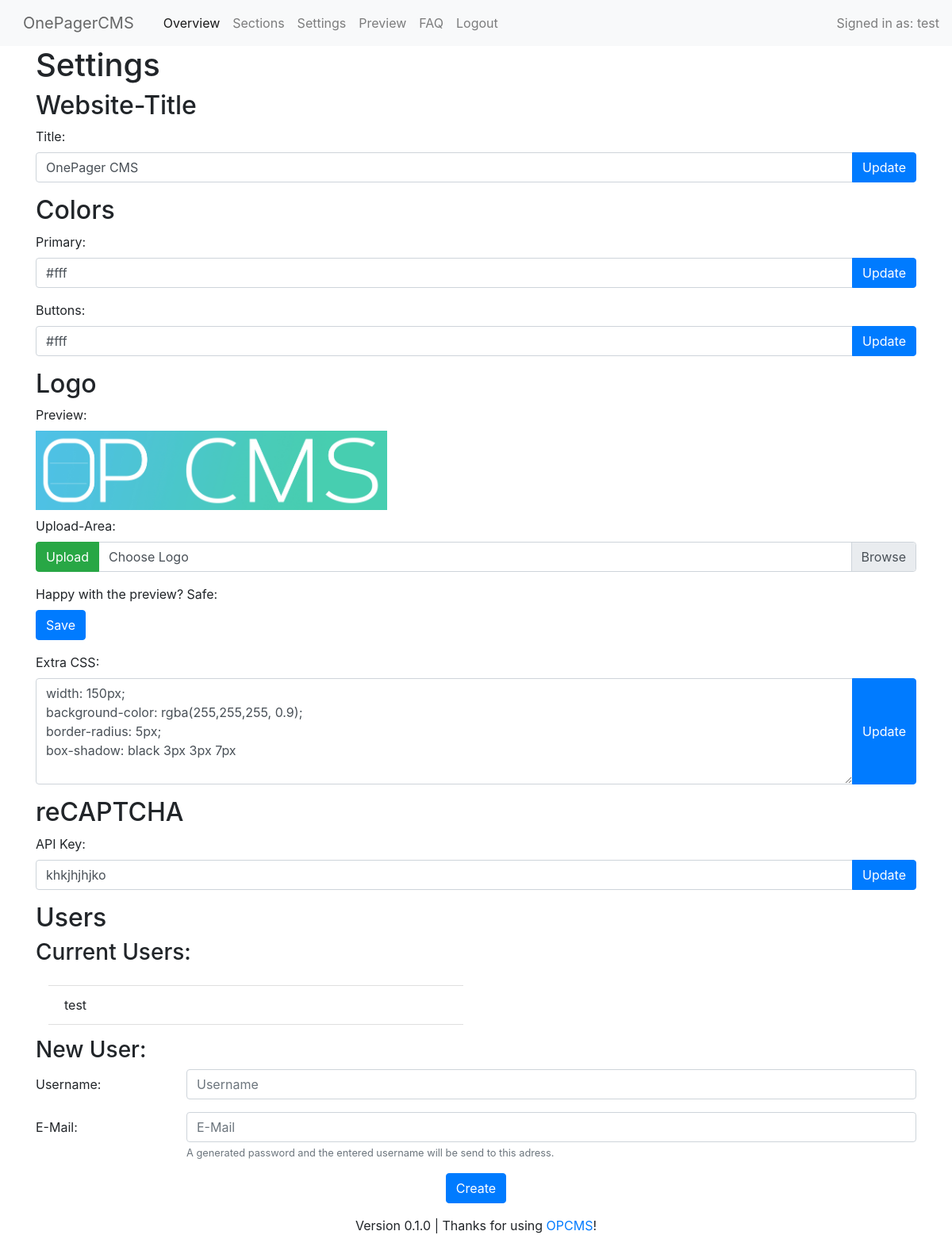
The page /core/settings.php (signed in) on the database its author committed.
### tables this page shows
CREATE TABLE settings
(
    id int PRIMARY KEY,
    setting VARCHAR(255),
    value TEXT
);

CREATE TABLE users
(
    uid int PRIMARY KEY,
    username varchar(255),
    password varchar(255)
, email VARCHAR(50) NULL);

### database/connect.php (called while the page is built, shortened)
<?php
$datenbank = "../database/SQLiteDatabase.db";
?>

### database/SQLSettingActions.php (called while the page is built, shortened)
<?php
class SQLSettingActions
{
    public function getSettingValue($setting)
    {
        include '../database/connect.php';
        try {
            $select = $db->prepare("SELECT value FROM settings WHERE setting = :setting;");
            $select->bindValue(':setting', $setting);
            $select->execute();
            $value = $select->fetch();
            return $value[0];
        } catch (Exception $exception) {
            echo 'Something went wrong: ' . $exception->getMessage();
        }
    }
}

### database/SQLUserActions.php (called while the page is built, shortened)
<?php
class SQLUserActions
{
    public function getAllUsernames()
    {
        include '../database/connect.php';
        try {
            $selusrn = $db->prepare("SELECT username FROM users;");
            $selusrn->execute();
            $usernames = $selusrn->fetchAll();
            return $usernames;
        } catch (Exception $exception) {
            echo 'Something went wrong: ' . $exception->getMessage();
        }
    }
}

### core/settings.php (the view, shortened to what this page needs)
<?php
include "../database/SQLSettingActions.php";
include "../database/SQLUserActions.php";
$settingActions = new SQLSettingActions();
$userActions = new SQLUserActions();
$captchaKey = ($settingActions->getSettingValue("recaptcha_key") != null && $settingActions->getSettingValue("recaptcha_key") != "") ? $settingActions->getSettingValue("recaptcha_key") : "";
$logocss = ($settingActions->getSettingValue("logo_css") != null && $settingActions->getSettingValue("logo_css") != "") ? $settingActions->getSettingValue("logo_css") : "";
$logo = ($settingActions->getSettingValue("logo") != null && $settingActions->getSettingValue("logo") != "") ? $settingActions->getSettingValue("logo") : "";
$uploadedLogo = (isset($_GET['logo'])) ? $_GET['logo'] : "";
$primaryColor = ($settingActions->getSettingValue('text-primary') != null && $settingActions->getSettingValue('text-primary') != "") ? $settingActions->getSettingValue('text-primary') : "";
$buttonColor = ($settingActions->getSettingValue('button-color') != null && $settingActions->getSettingValue('button-color') != "") ? $settingActions->getSettingValue('button-color') : "";
$websiteTitle = ($settingActions->getSettingValue('website-title') != null && $settingActions->getSettingValue('website-title') != "") ? $settingActions->getSettingValue('website-title') : "";
?>
<!DOCTYPE html>
<html>
<?php require_once "inc/head.php" ?>
<body>
<?php include_once "inc/header.php" ?>
<div class="container">
    <h1>Settings</h1>
    <h2>Website-Title</h2>
    <form method="post" action="../misc/changewebsitetitle.php">
        <div class="form-group">
            <label for="title">Title:</label>
            <div class="input-group">
                <input type="text" name="title" class="form-control" id="title"
                       value="<?php echo $websiteTitle ?>">
                <div class="input-group-append">
                    <input type='submit' class="btn btn-primary" name='titleform'
                           id='change' value='Update'>
                </div>
            </div>
        </div>
    </form>
    <h2>Colors</h2>
    <form method="post" action="../misc/changeprimarycolor.php">
        <div class="form-group">
            <label for="primaryColor">Primary:</label>
            <div class="input-group">
                <input type="text" name="primaryColor" id="primaryColor" class="form-control"
                       value="<?php echo $primaryColor ?>">
                <div class="input-group-append">
                    <input type='submit' class="btn btn-primary" name='action'
                           id='change' value='Update'>
                </div>
            </div>
        </div>
    </form>
    <form method="post" action="../misc/changebuttoncolor.php">
        <div class="form-group">
            <label for="buttonColor">Buttons:</label>
            <div class="input-group">
                <input type="text" name="buttonColor" id="buttonColor" class="form-control"
                       value="<?php echo $buttonColor ?>">
                <div class="input-group-append">
                    <input type='submit' class="btn btn-primary" name='action'
                           id='change' value='Update'>
                </div>
            </div>
        </div>
    </form>
    <h2>Logo</h2>
    <form enctype="multipart/form-data" action="../misc/logoupload.php" method="post" id="uploadform">
        <div class="form-group">
            <label>Preview:</label><br>
            <img class="img-fluid mb-2 text-right" style="height: 100px; max-width: 500px;"
                 src="<?php echo ($uploadedLogo != "") ? $uploadedLogo : $logo ?>"><br>
            <label>Upload-Area:</label>
            <div class="input-group">
                <div class="input-group-prepend">
                    <input type='submit' class="btn btn-success" id='image-upload' value='Upload'>
                </div>
                <div class="custom-file">
                    <label class="custom-file-label" for="inputGroupFile01">Choose Logo</label>
                </div>
            </div>
        </div>
    </form>
    <form method="post" action="../misc/changelogo.php">
        <label>Happy with the preview? Safe:</label>
        <div class="form-group">
            <input type='submit' class="btn btn-primary" name='save'
                   id='save' value='Save'>
        </div>
    </form>
    <form method="post" action="../misc/changelogocss.php">
        <div class="form-group">
            <label for="logocss">Extra CSS:</label>
            <div class="input-group">
                <textarea id="logocss" name="logocss" class="form-control" rows="5"
                ><?php echo $logocss ?></textarea>
                <div class="input-group-append">
                    <input type='submit' class="btn btn-primary" name='captchaKey'
                           id='change' value='Update'>
                </div>
            </div>
        </div>
    </form>
    <h2>reCAPTCHA</h2>
    <form method="post" action="../misc/changecaptcha.php">
        <div class="form-group">
            <label for="recaptcha_key">API Key:</label>
            <div class="input-group">
                <input type="text" id="recaptcha_key" name="recaptcha_key" class="form-control"
                       value="<?php echo $captchaKey ?>">
                <div class="input-group-append">
                    <input type='submit' class="btn btn-primary" name='captchaKey'
                           id='change' value='Update'>
                </div>
            </div>
        </div>
    </form>
    <h2>Users</h2>
    <h3>Current Users:</h3>
    <ul class="list-group list-group-flush w-50 p-3">
        <?php
        $array = $userActions->getAllUsernames();
        for ($i = 0; $i < sizeof($array); $i++) {
            echo "<li class=\"list-group-item\">" . $array[$i]['username'] . "</li>";
        }
        ?>
    </ul>
    <h3>New User:</h3>
    <form method="post" action="../misc/adduser.php">
        <div class="form-group row">
            <label for="username" class="col-sm-2 col-form-label">Username:</label>
            <div class="col-sm-10">
                <input type="text" class="form-control" id="username" placeholder="Username" name="username">
            </div>
        </div>
        <div class="form-group row">
            <label for="email" class="col-sm-2 col-form-label">E-Mail:</label>
            <div class="col-sm-10">
                <input type="email" class="form-control" id="email" placeholder="E-Mail" name="email">
                <small id="emailHelp" class="form-text text-muted">A generated password and the entered username will be
                    send to this adress.
                </small>
            </div>
        </div>
        <div class="form-group text-center">
            <input type='submit' class="btn btn-primary" name='createUser'
                   id='change' value='Create'>
        </div>
    </form>
</div>
<?php include_once "inc/footer.php" ?>
</body>
</html>

### rows shown on the page
settings: title "OnePager CMS"
settings: primaryColor "#fff"
settings: buttonColor "#fff"
settings: value (picture)
settings: logocss "width: 150px; background-color: rgba(255,255,255, 0.9); border-radius: 5px; box-shadow: black 3px 3px 7px"
settings: recaptcha_key "khkjhjhjko"
users: username "test"

### other values the page prints
$userid "test"
